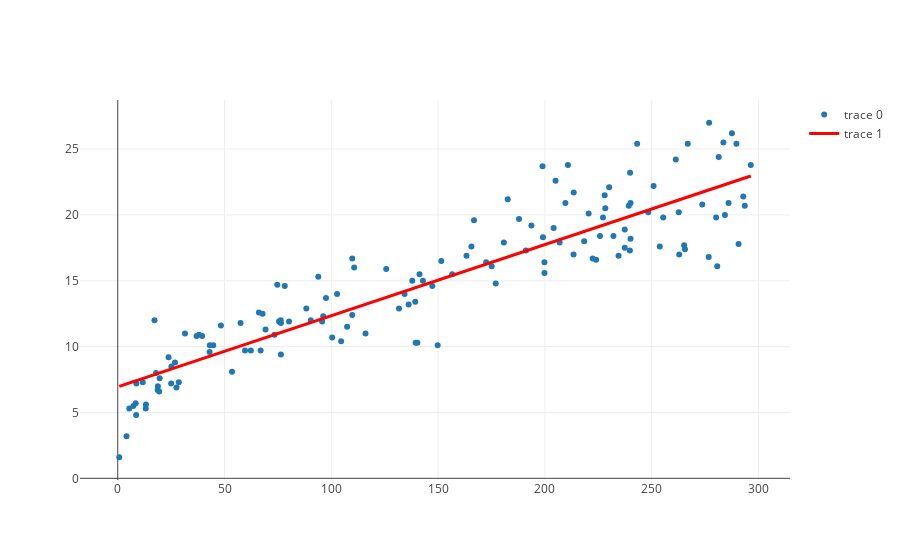

Here is the notebook cell this chart was saved with:
### Code cell
# Create a trace
trace0 = go.Scatter(
    x = x_train,
    y = y_train,
    mode = 'markers'
)
# regr = linear_model.LinearRegression()
# regr.fit(x_train, y_train)
# print('Coefficients: \n', regr.coef_)
trace1 = go.Scatter(x=x_train, 
                y=6.948 + 0.054*x_train,
                mode='lines',
                line=dict(color='red', width=3)
                )
data = [trace0, trace1]

# Plot and embed in ipython notebook!
iplot(data, filename='basic-scatter')
# pio.write_image(data, filename='basic-scatter')

### Figure 1 — Plotly figure (JSON) as saved in the notebook; plotly's stock layout.template omitted (floating-point values rounded to 4 significant figures; data arrays with more than 128 entries replaced by an {"elided": "..."} marker saying what was removed)
{"data": [{"mode": "markers", "type": "scatter", "uid": "2e805c90-0529-4e5d-bb1b-790e84cd2d92", "x": {"elided": "140 float values"}, "y": {"elided": "140 float values"}}, {"line": {"color": "red", "width": 3}, "mode": "lines", "type": "scatter", "uid": "50380833-3c22-434c-9565-1738223f56b8", "x": {"elided": "140 float values"}, "y": {"elided": "140 float values"}}], "layout": {"autosize": true, "xaxis": {"autorange": true, "range": [-17.49, 314.6], "type": "linear"}, "yaxis": {"autorange": true, "range": [-0.2605, 28.86], "type": "linear"}}}
